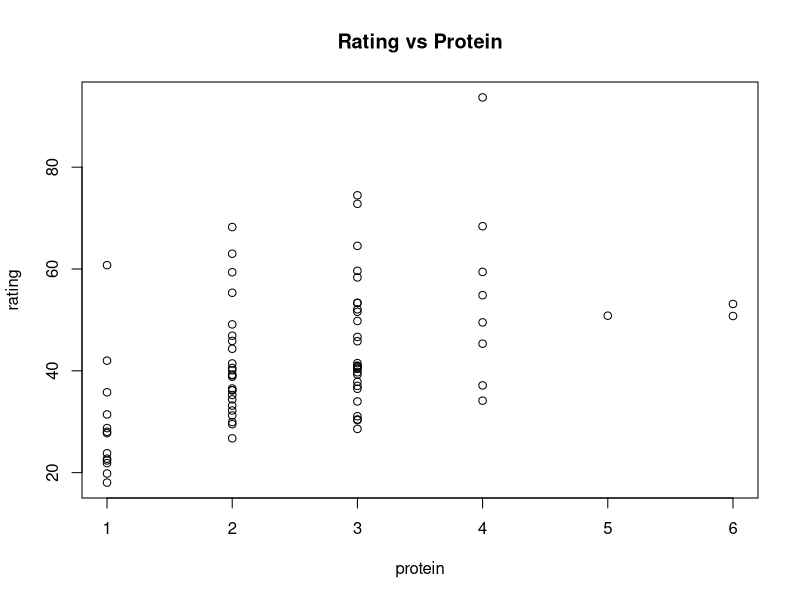
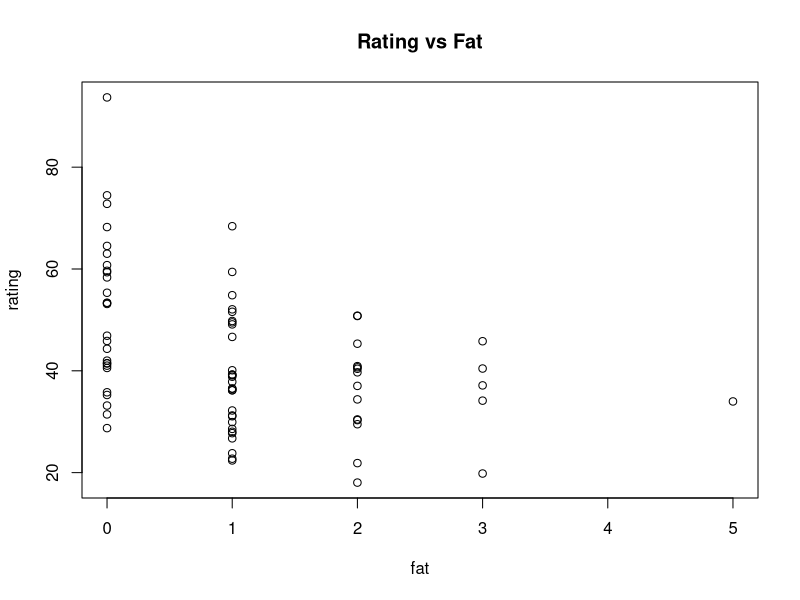
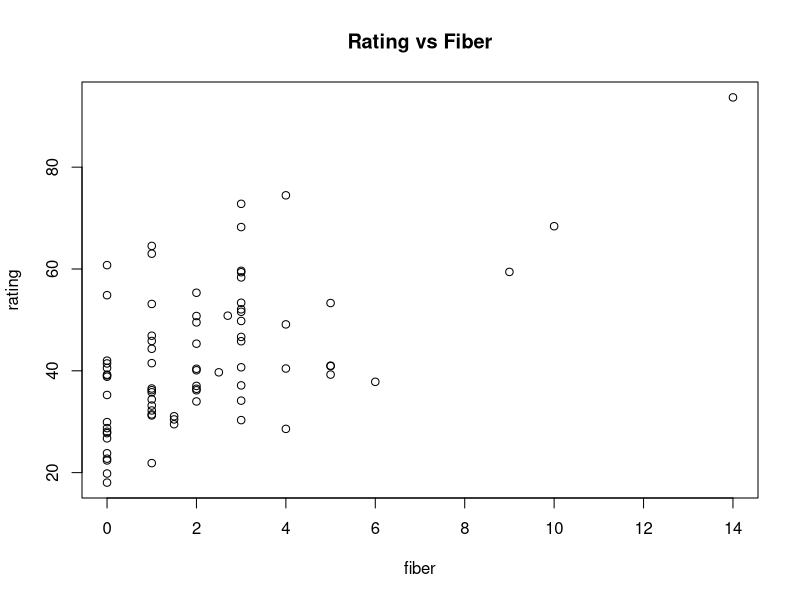
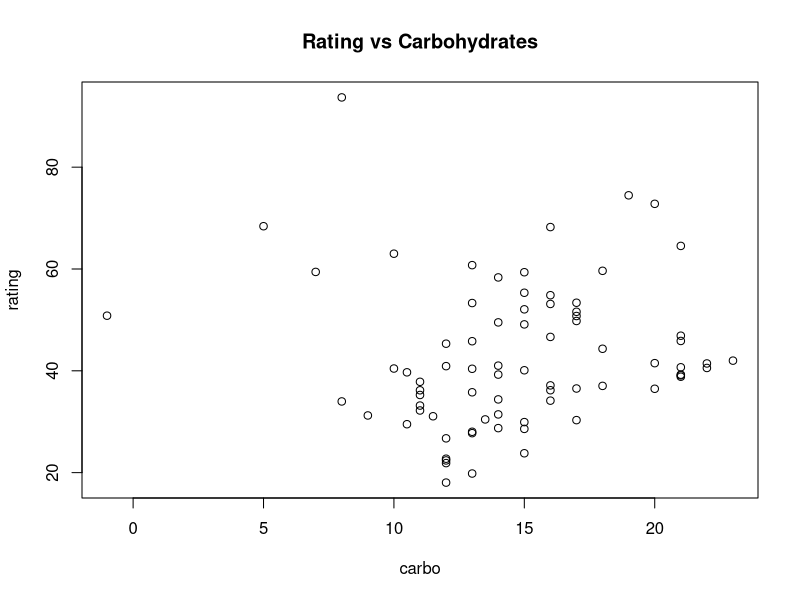
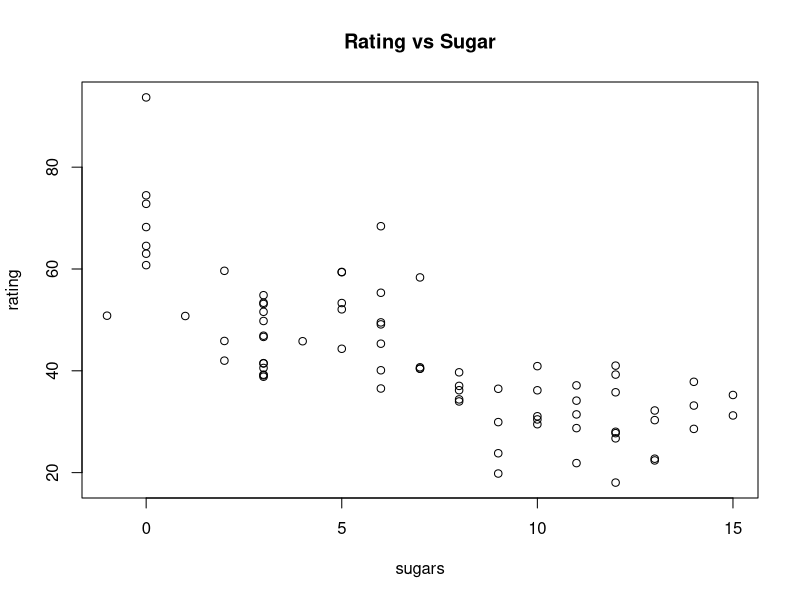
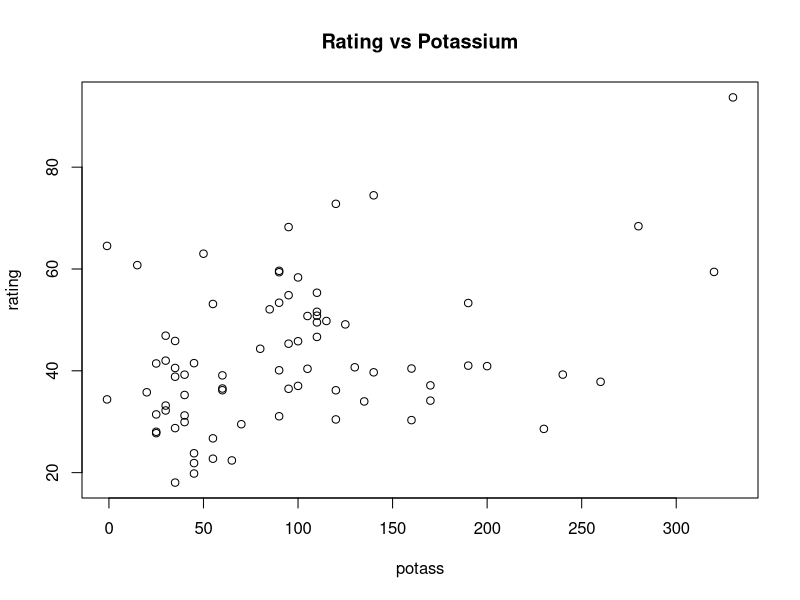
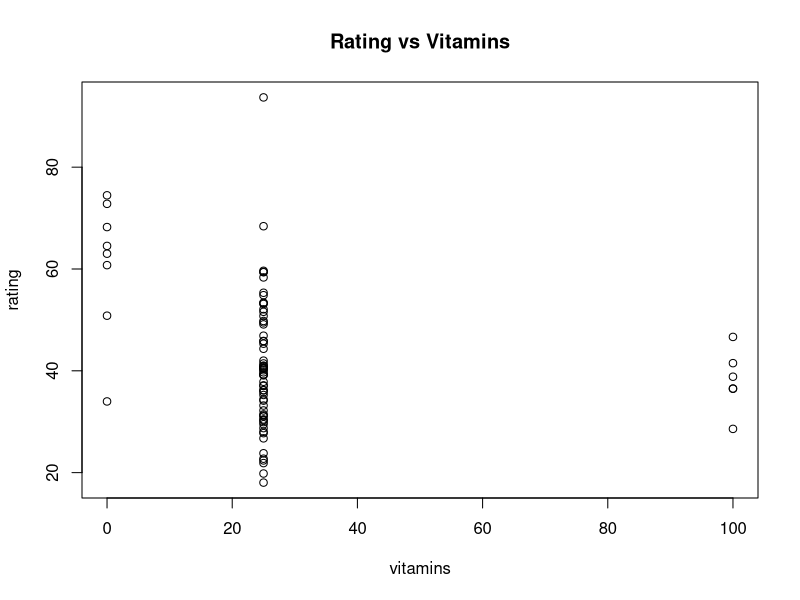
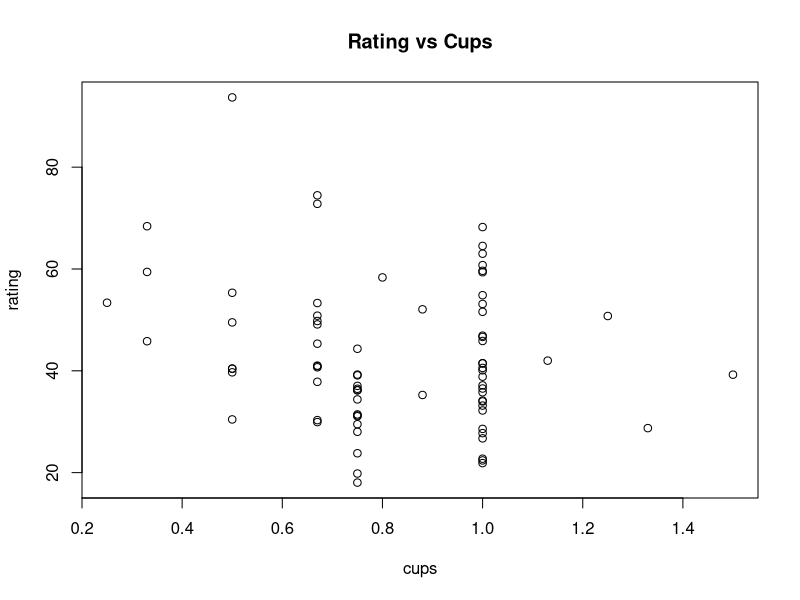

Write the R code that produced these figures, in order.
## ---- chunk 1
knitr::opts_chunk$set(echo = TRUE)
## ---- chunk 2
Cereal <- read.table("cereal.txt",header=T)
str(Cereal)
## ---- chunk 3
model <- lm(rating~protein+fat+fiber+carbo+sugars+potass+vitamins+cups, data= Cereal)
summary(model)
## ---- chunk 4
plot(rating~-protein, data=Cereal, main="Rating vs Protein")
plot(rating~-fat, data=Cereal, main="Rating vs Fat")
plot(rating~-fiber, data=Cereal, main="Rating vs Fiber")
plot(rating~-carbo, data=Cereal, main="Rating vs Carbohydrates")
plot(rating~-sugars, data=Cereal, main="Rating vs Sugar")
plot(rating~-potass, data=Cereal, main="Rating vs Potassium")
plot(rating~-vitamins, data=Cereal, main="Rating vs Vitamins")
plot(rating~-cups, data=Cereal, main="Rating vs Cups")
## ---- chunk 5
model <- lm(rating~protein+fat+fiber+carbo+sugars+potass+vitamins+cups, data= Cereal)
summary(model)
